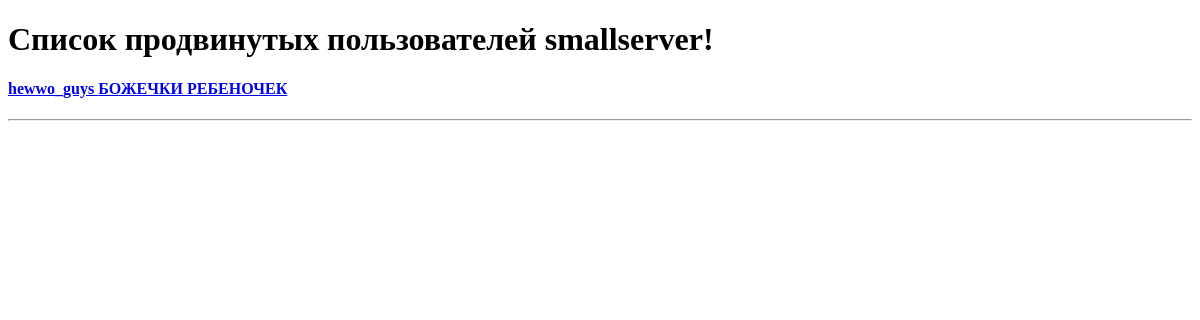
/newsite/all_users/, run on an earlier commit of the app's database.
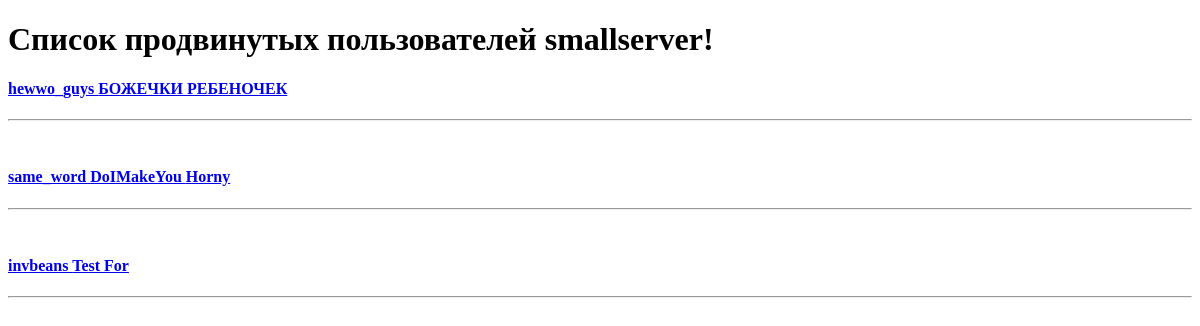
And on a later commit of the database.
### newsite/models.py (models this page shows, shortened)
class RegisteredUser(models.Model):
    login = models.CharField(
        max_length=40, unique=True, verbose_name="Логин", blank=True
    )
    password = models.CharField(
        max_length=40, verbose_name="Пароль", default="Придумайте надежный пароль"
    )
    name = models.CharField(max_length=30, verbose_name="Имя", blank=True)
    surname = models.CharField(max_length=30, verbose_name="Фамилия", blank=True)
    fathers_name = models.CharField(max_length=30, verbose_name="Отчество", blank=True)
    age = models.SmallIntegerField(verbose_name="Возраст", blank=True)
    email = models.EmailField(verbose_name="Почта", blank=True)
    problematic = models.BooleanField(
        verbose_name="Нарушения", default=False, editable=False
    )
    custom_url = models.SlugField(
        max_length=30,
        unique=True,
        verbose_name="Пользовательский url (по желанию)",
        blank=True,
        null=True,
        validators=[
            validators.RegexValidator(
                regex="^(?=.*[a-zA-Z])",
                message="Пользовательский url обязан иметь хотя бы одну букву",
            )
        ],
    )

### newsite/views.py (the view, shortened to what this page needs)
# urls.py: path("all_users/", all_users, name="all_users"),
def all_users(request, **kwargs):
    user_id = 0
    all_registered_users = RegisteredUser.objects.all()
    context = {"all_registered_users": all_registered_users, "user_id": user_id}
    return render(request, "newsite/all_users.html", context)

### newsite/templates/newsite/all_users.html (shortened to what this page needs)
<!DOCTYPE html>
<html>
    <head>
    </head>
    <body>
        <h1>Список продвинутых пользователей smallserver!</h1>
        {% for user in all_registered_users %}
        <a href="{% if user.custom_url %}{% url 'show_user' user.custom_url %}{% else %}{% url 'show_user' user.id %}{% endif %}"><h4>{{ user.login }} {{ user.name }} {{ user.surname }}</h4></a><hr><br>
        {% endfor %}
    </body>
</html>

What changed in the data, as far as the page shows it:
added RegisteredUser: login "same_word", name "DoIMakeYou", surname "Horny"
added RegisteredUser: login "invbeans", name "Test", surname "For"
